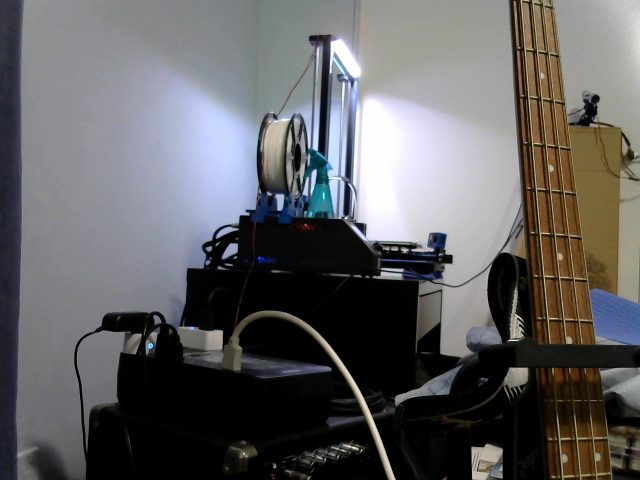
#> input picture Image/opencv_frameL_7.png, 1280 x 960 px (shown at 1/2 size)
$ python stereo_match.py
#> lines starting #> are read from the running program, lines starting #| are printed output that depends on the picture
#!/usr/bin/env python

'''
Simple example of stereo image matching and point cloud generation.

Resulting .ply file cam be easily viewed using MeshLab ( http://meshlab.sourceforge.net/ )
'''

# Python 2/3 compatibility
from __future__ import print_function

import numpy as np
import cv2 as cv

ply_header = '''ply
format ascii 1.0
element vertex %(vert_num)d
property float x
property float y
property float z
property uchar red
property uchar green
property uchar blue
end_header
'''

def write_ply(fn, verts, colors):
    verts = verts.reshape(-1, 3)
    colors = colors.reshape(-1, 3)
    verts = np.hstack([verts, colors])
    with open(fn, 'wb') as f:
        f.write((ply_header % dict(vert_num=len(verts))).encode('utf-8'))
        np.savetxt(f, verts, fmt='%f %f %f %d %d %d ')


def main():
    print('loading images...')
    imgL = cv.pyrDown(cv.imread(cv.samples.findFile('Image/opencv_frameL_7.png')))  # downscale images for faster processing
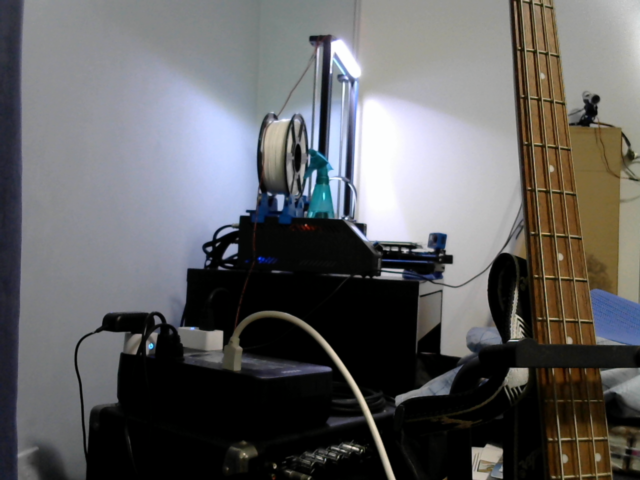
#> imgL: shape (480, 640, 3); mean B, G, R 98, 97.2, 97.7
    imgR = cv.pyrDown(cv.imread(cv.samples.findFile('Image/opencv_frameR_7.png')))
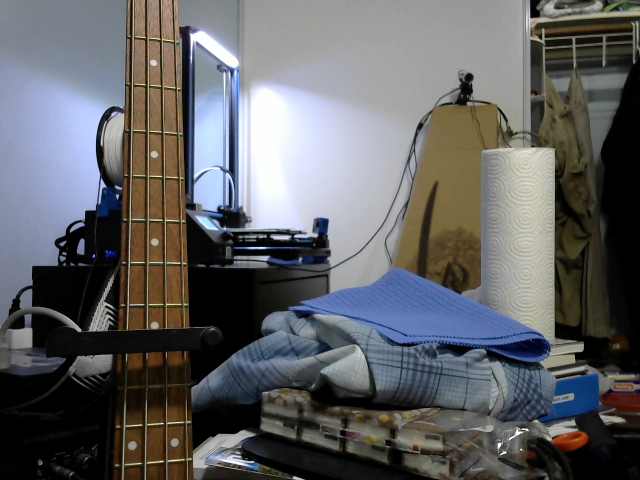
#> input picture Image/opencv_frameR_7.png, 1280 x 960 px (shown at 1/2 size)
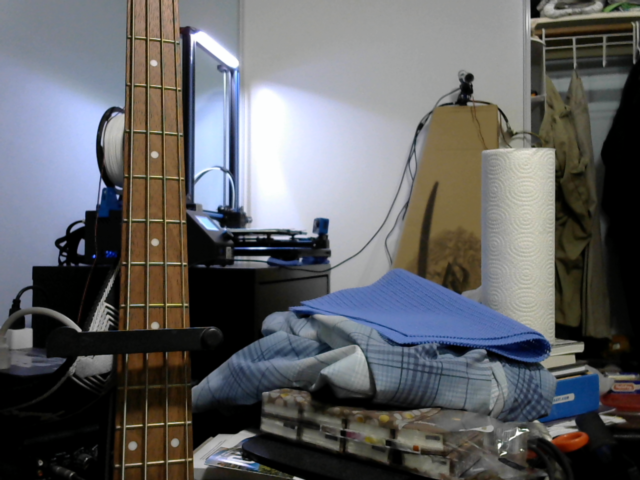
#> imgR: shape (480, 640, 3); mean B, G, R 99.9, 97.6, 96.9

    # disparity range is tuned for 'aloe' image pair
    window_size = 5
    min_disp = 16
    num_disp = 130-min_disp
    stereo = cv.StereoSGBM_create(minDisparity = min_disp,
        numDisparities = num_disp,
        blockSize = 16,
        P1 = 8*3*window_size**2,
        P2 = 32*3*window_size**2,
        disp12MaxDiff = 1,
        uniquenessRatio = 10,
        speckleWindowSize = 100,
        speckleRange = 32
    )

    print('computing disparity...')
    disp = stereo.compute(imgL, imgR).astype(np.float32) / 16.0
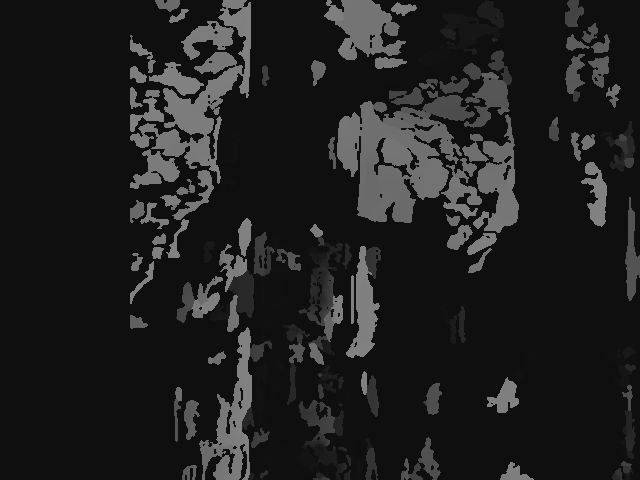
#> disp: shape (480, 640) float32; min 15, max 129, mean 31.5
    print(disp)
#> (printed output is left out)
    # [15 lines of commented-out code are left out]

    cv.imshow('left', imgL)
    cv.imshow('right', imgR)
    cv.imshow('disparity', (disp-min_disp)/num_disp)
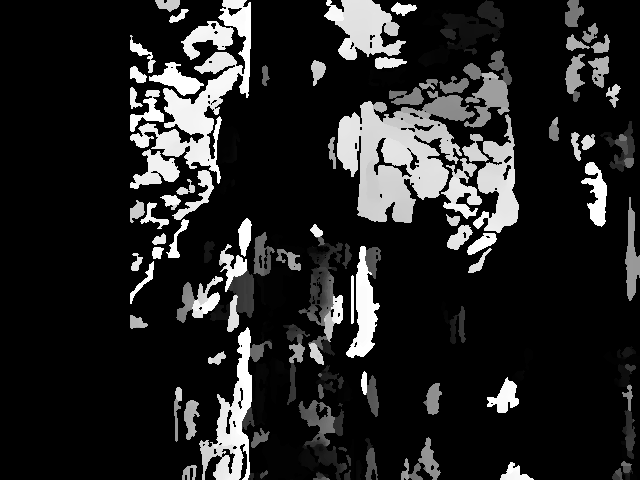
#> window 'disparity': shape (480, 640) float32; min -0.00877, max 0.991, mean 0.136; drawn with min black and max white
    cv.waitKey()

    print('Done')


if __name__ == '__main__':
    print(__doc__)
    main()
    cv.destroyAllWindows()
